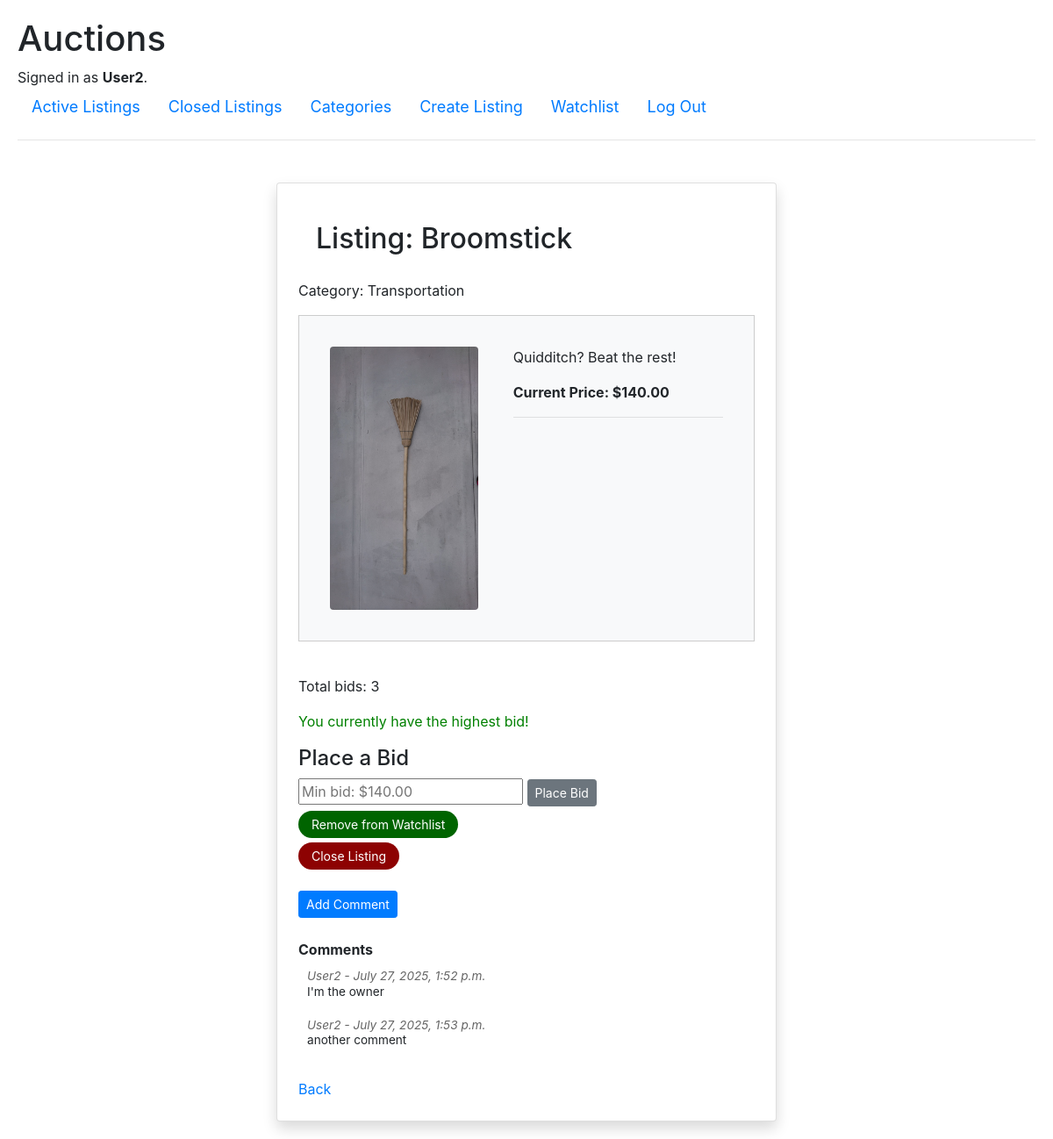
Screenshot of /listing/2 (signed in) with the database file from the repository.
### auctions/models.py (models this page shows, shortened)
class User(AbstractUser):
    pass

class Listing(models.Model):
    title = models.CharField(max_length=64)
    description = models.TextField()
    starting_bid = models.DecimalField(max_digits=10, decimal_places=2)
    image_url = models.CharField(max_length=100, blank=True, null=True)
    category = models.ForeignKey(Category, on_delete=models.SET_NULL, null=True, blank=True)
    owner = models.ForeignKey(User, on_delete=models.CASCADE, related_name="listings")
    created_at = models.DateTimeField(auto_now_add=True)
    is_active = models.BooleanField(default=True)
    @property
    def current_price(self):
        highest_bid = self.bids.order_by('-amount').first()
        return highest_bid.amount if highest_bid else self.starting_bid
    @property
    def highest_bid(self):
        return self.bids.order_by('-amount').first()
    @property
    def number_of_bids(self):
        return self.bids.count()

class Category(models.Model):
    name = models.CharField(max_length=64, unique=True)
    def __str__(self):
        return self.name

class Bid(models.Model):
    listing = models.ForeignKey(Listing, on_delete=models.CASCADE, related_name="bids")
    amount = models.DecimalField(max_digits=10, decimal_places=2)
    bidder = models.ForeignKey(User, on_delete=models.CASCADE, related_name="bids")
    created_at = models.DateTimeField(auto_now_add=True)

class Comment(models.Model):
    listing = models.ForeignKey(Listing, on_delete=models.CASCADE, related_name="comments")
    user = models.ForeignKey(User, on_delete=models.CASCADE, related_name="comments")
    content = models.TextField()
    created_at = models.DateTimeField(auto_now_add=True)

### auctions/views.py (the view)
# urls.py: path("listing/<int:listing_id>", views.listing, name="listing"),
def listing(request, listing_id):
    listing = get_object_or_404(Listing, pk=listing_id)
    if not request.user.is_authenticated:
            return HttpResponse(
                '<p style="margin-top: 2em; font-weight: bold; color: red;">You must be logged in to view a listing or place a bid</p>'
                )
    highest_bid = listing.highest_bid
    min_bid = highest_bid.amount if highest_bid else listing.starting_bid
    if request.method == "POST":
        form = BidForm(request.POST, min_bid=min_bid)
        if form.is_valid():
            print("Form is valid")
            bid = form.save(commit=False)
            bid.bidder = request.user
            bid.listing = listing
            bid.save()
            print("Bid saved successfully")
            return redirect('listing', listing_id=listing.id)
    else:
        form = BidForm(min_bid=min_bid)
    user_is_highest_bidder = (
        request.user.is_authenticated and
        highest_bid and
        highest_bid.bidder == request.user
    )
    is_watching = False
    if request.user.is_authenticated:
        is_watching = Watchlist.objects.filter(user=request.user, listing=listing).exists()
    is_owner = False
    if request.user == listing.owner:
        is_owner = True
    comments = listing.comments.all()
    is_winner = False
    if (highest_bid and not listing.is_active):
        winning_bid = highest_bid
        if (highest_bid and request.user == winning_bid.bidder):
            is_winner = True
        return render(request, "auctions/listing.html", {
            "listing": listing,
            "form": form,
            "user_is_highest_bidder": user_is_highest_bidder,
            "is_watching": is_watching,
            "is_owner": is_owner,
            "is_winner": is_winner,
            "winning_bid": winning_bid,
            "comments": comments
        })
    else:
        return render(request, "auctions/listing.html", {
            "listing": listing,
            "form": form,
            "user_is_highest_bidder": user_is_highest_bidder,
            "is_watching": is_watching,
            "is_owner": is_owner,
            "is_winner": is_winner,
            "comments": comments
        })

### auctions/forms.py (shortened to what this page needs)
class BidForm(forms.ModelForm):
    class Meta:
        model = Bid
        fields = ['amount']
    def __init__(self, *args, **kwargs):
        self.min_bid = kwargs.pop('min_bid', None)
        super().__init__(*args, **kwargs)
        if self.min_bid is not None:
            self.fields['amount'].widget = forms.NumberInput(attrs={
                'step': '0.01',
                'placeholder': f'Min bid: ${self.min_bid:.2f}'
            })

### auctions/templates/auctions/listing.html (shortened to what this page needs)
{% extends "auctions/layout.html" %}
{% block body %}
<div class="container mt-5" style="max-width: 600px;">
    <div class="card shadow p-4">
        <h2>Listing: {{ listing.title }}</h2>
        <p>Category: {{ listing.category }}</p>
        {% load static %}
        {% load form_filters %}
        {% if listing.is_active %}
        <div class="listing-box">
            <div class="listing-image">
                <img src="{% static listing.image_url %}" alt="Listing Image"
                    style="max-width: 300px; max-height: 300px; display: block; margin: 0 auto;">
            </div>
            <div class="listing-text">
                <p>{{ listing.description }}</p>
                <p style="font-weight: bold;">Current Price: ${{ listing.current_price }}</p>
                <hr>
            </div>
        </div>
        <br>
        <p>Total bids: {{ listing.number_of_bids }}</p>
        {% if user.is_authenticated %}
            {% if user_is_highest_bidder %}
                <p style="color: green;">You currently have the highest bid!</p>
            {% endif %}
            <h4>Place a Bid</h4>
            <form method="post" action="{% url 'listing' listing.id %}" class=""d-inline">
                {{ form.amount }}
                <button type="submit" class="btn btn-secondary btn-sm">Place Bid</button>
            </form>
            <form action="{% url 'toggle_watchlist' listing.id %}" method="post" class="d-inline gap-3">
                <button type="submit" class="btn-oval-green">
                    {% if is_watching %}
                        Remove from Watchlist
                    {% else %}
                        Add to Watchlist
                    {% endif %}
                </button>
            </form>
            {% if is_owner %}
                <form action="{% url 'close_listing' listing.id %}" method="post">
                    <button type="submit" class="btn-oval-red">Close Listing</button>
                </form>
            {% endif %}
        {% endif %}
            <br>
            <form action="{% url 'add_comment' listing.id %}" method="post">
                <button type="submit" class="btn btn-primary btn-sm">Add Comment</button>
            </form>
            <br>
            {% if comments %}
            <strong>Comments</strong>
                {% for comment in comments %}
                    <div class="comment-box">
                        <p class="comment-details">{{ comment.user }} - {{ comment.created_at }}</p>
                        <p class="comment-text">{{ comment.content }}</p>
                    </div>
                {% endfor %}
            {% endif %}
        {% endif %}
        <br>
            <a href="{% url 'index' %}">Back</a>
    </div>
</div>
{% endblock %}

### auctions/templates/auctions/layout.html (shortened to what this page needs)
{% load static %}
<!DOCTYPE html>
<html lang="en">
    <head>
        <link rel="stylesheet" href="https://stackpath.bootstrapcdn.com/bootstrap/4.4.1/css/bootstrap.min.css">
        <link href="{% static 'auctions/styles.css' %}" rel="stylesheet">
    </head>
    <body>
        <h1>Auctions</h1>
        <div>
            {% if user.is_authenticated %}
                Signed in as <strong>{{ user.username }}</strong>.
            {% else %}
                Not signed in.
            {% endif %}
        </div>
        <ul class="nav">
            <li class="nav-item">
                <a class="nav-link" href="{% url 'index' %}">Active Listings</a>
            </li>
            {% if user.is_authenticated %}
                <li class="nav-item">
                    <a class="nav-link" href="{% url 'closed_listings' %}">Closed Listings</a>
                </li>
                <li class="nav-item">
                    <a class="nav-link" href="{% url 'categories' %}">Categories</a>
                </li>
                <li class="nav-item">
                    <a class="nav-link" href="{% url 'create' %}">Create Listing</a>
                </li>
                <li class="nav-item">
                    <a class="nav-link" href="{% url 'watchlist' %}">Watchlist</a>
                </li>
                <li class="nav-item">
                    <a class="nav-link" href="{% url 'logout' %}">Log Out</a>
                </li>
            {% endif %}
        </ul>
        <hr>
        {% block body %}
        {% endblock %}
    </body>
</html>

### auctions/static/auctions/styles.css (style rules this page uses)
body { padding: 20px; }
.btn-oval-green { background-color: #006400; color: white; padding: 5px 15px; border: none; border-radius: 999px; font-size: 0.875rem; cursor: pointer; transition: background-color 0.2s; margin-top: 5px; }
.btn-oval-red { background-color: #8d0202; color: white; padding: 5px 15px; border: none; border-radius: 999px; font-size: 0.875rem; cursor: pointer; transition: background-color 0.2s; margin-top: 5px; }
.comment-box { margin: 10px; }
.comment-box p { font-size: 0.85rem; margin: 0; padding: 0; line-height: 1.3; }
.comment-details { color: #666; font-style: italic; }
.comment-text { margin-top: 4px; }
.listing-image { flex-shrink: 0; margin: 20px; }
.listing-text { padding: 20px; flex: 1; }
.listing-box { display: flex; align-items: flex-start; background-color: #f8f9fa; border: 1px solid #ccc; padding: 15px; margin-bottom: 15px; width: 100%; }
.listing-image img { max-width: 150px; height: auto; border-radius: 4px; }
h2 { padding: 20px; }
li { font-size: large; }

### rows the page displays
User: username "User2"
Listing: title "Broomstick", category "Transportation", image_url (picture), description "Quidditch? Beat the rest!", current_price "140.00", number_of_bids "3"
Comment: user "User2", created_at "July 27, 2025, 1:52 p.m.", content "I'm the owner"
Comment: user "User2", created_at "July 27, 2025, 1:53 p.m.", content "another comment"
